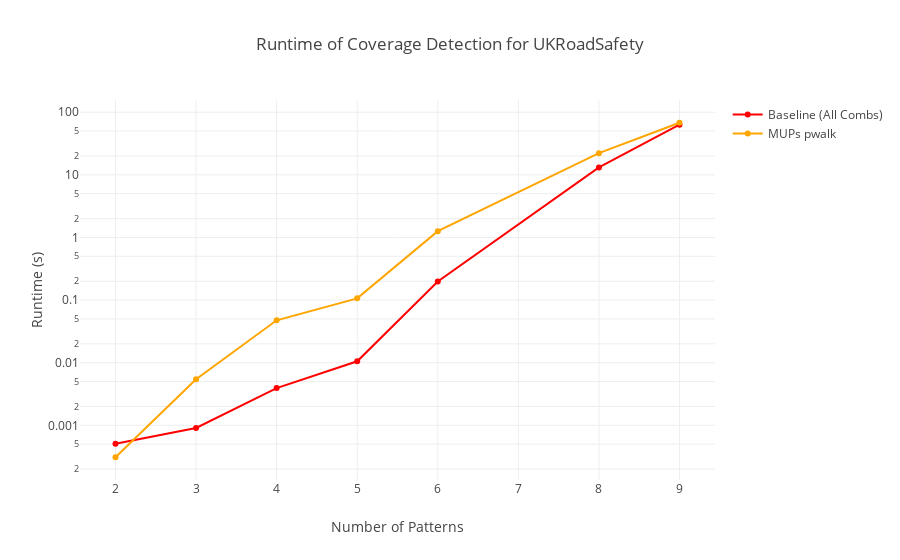

The code cell stored with this chart in its notebook:
### Code cell
fig_run = visualize_runtime_experiment("UKRoadSafety", cov_runtime_output_uk)
fig_run.update_layout(title=f'Runtime of Coverage Detection for UKRoadSafety', xaxis_title='Number of Patterns', yaxis_title='Runtime (s)', yaxis_type='log')
#add CoverageJava runtime scatter plot
# data_coveragejava_uk = cov_runtime_covjava['UKRoadSafety']['CoverageJava']
# fig_run.add_trace(go.Scatter(x=[i for i in data_coveragejava_uk.keys()], y=[i[-1] for i in data_coveragejava_uk.values()], mode='lines+markers', name='CoverageJava*', line=dict(color='blue')))
fig_run.show()

### Figure 1 — Plotly figure (JSON) as saved in the notebook; plotly's stock layout.template omitted (floating-point values rounded to 4 significant figures)
{"data": [{"line": {"color": "red"}, "mode": "lines+markers", "name": "Baseline (All Combs)", "type": "scatter", "x": [2, 3, 4, 5, 6, 8, 9], "y": [0.0005079, 0.0009057, 0.003932, 0.01055, 0.198, 13.15, 63.11]}, {"line": {"color": "orange"}, "mode": "lines+markers", "name": "MUPs pwalk", "type": "scatter", "x": [2, 3, 4, 5, 6, 8, 9], "y": [0.0003091, 0.005445, 0.04752, 0.1065, 1.261, 22.2, 67.89]}], "layout": {"title": {"text": "Runtime of Coverage Detection for UKRoadSafety"}, "xaxis": {"title": {"text": "Number of Patterns"}}, "yaxis": {"title": {"text": "Runtime (s)"}, "type": "log"}}}
